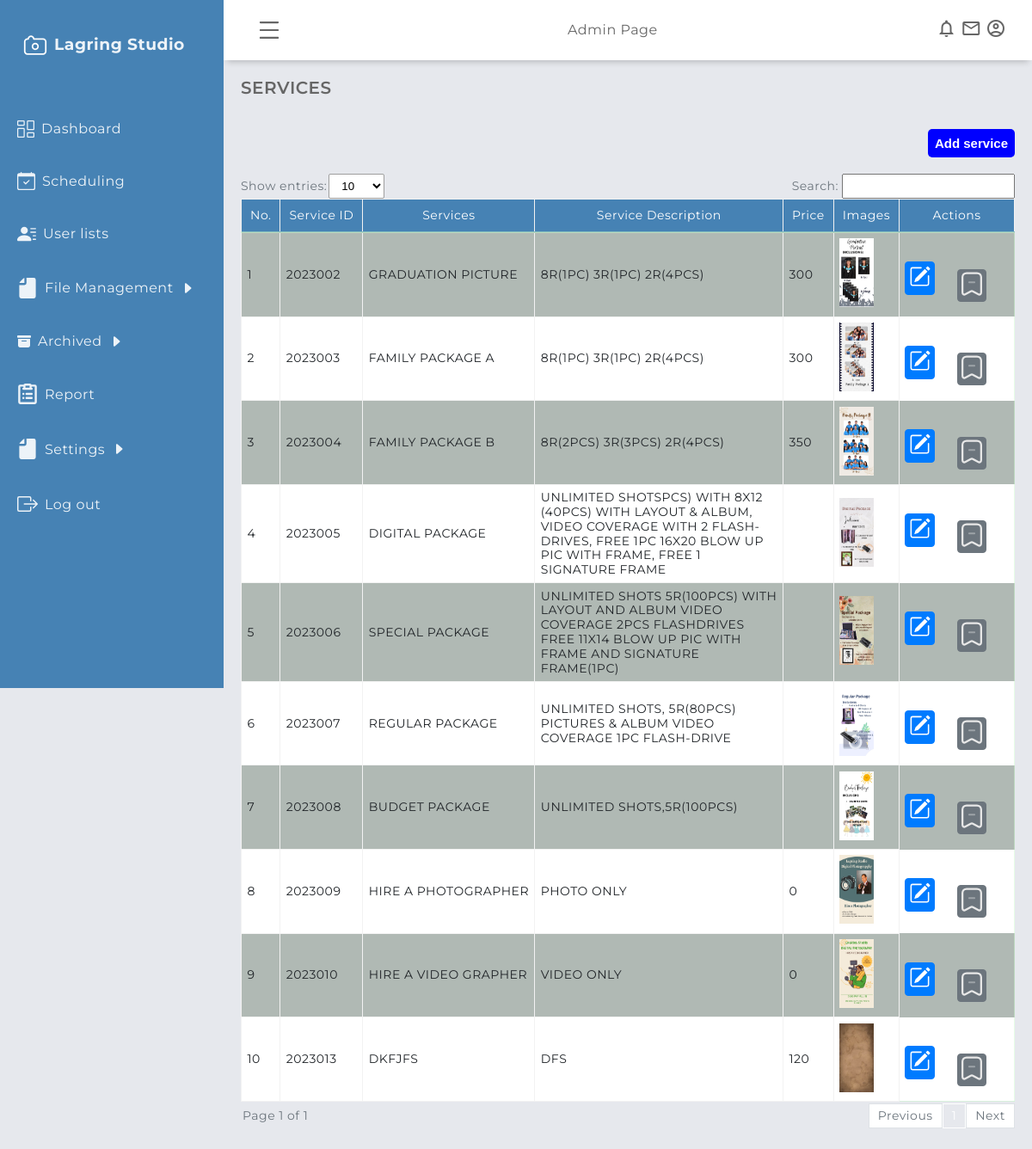
Before: /admin/services.php (signed in) with the older database file.
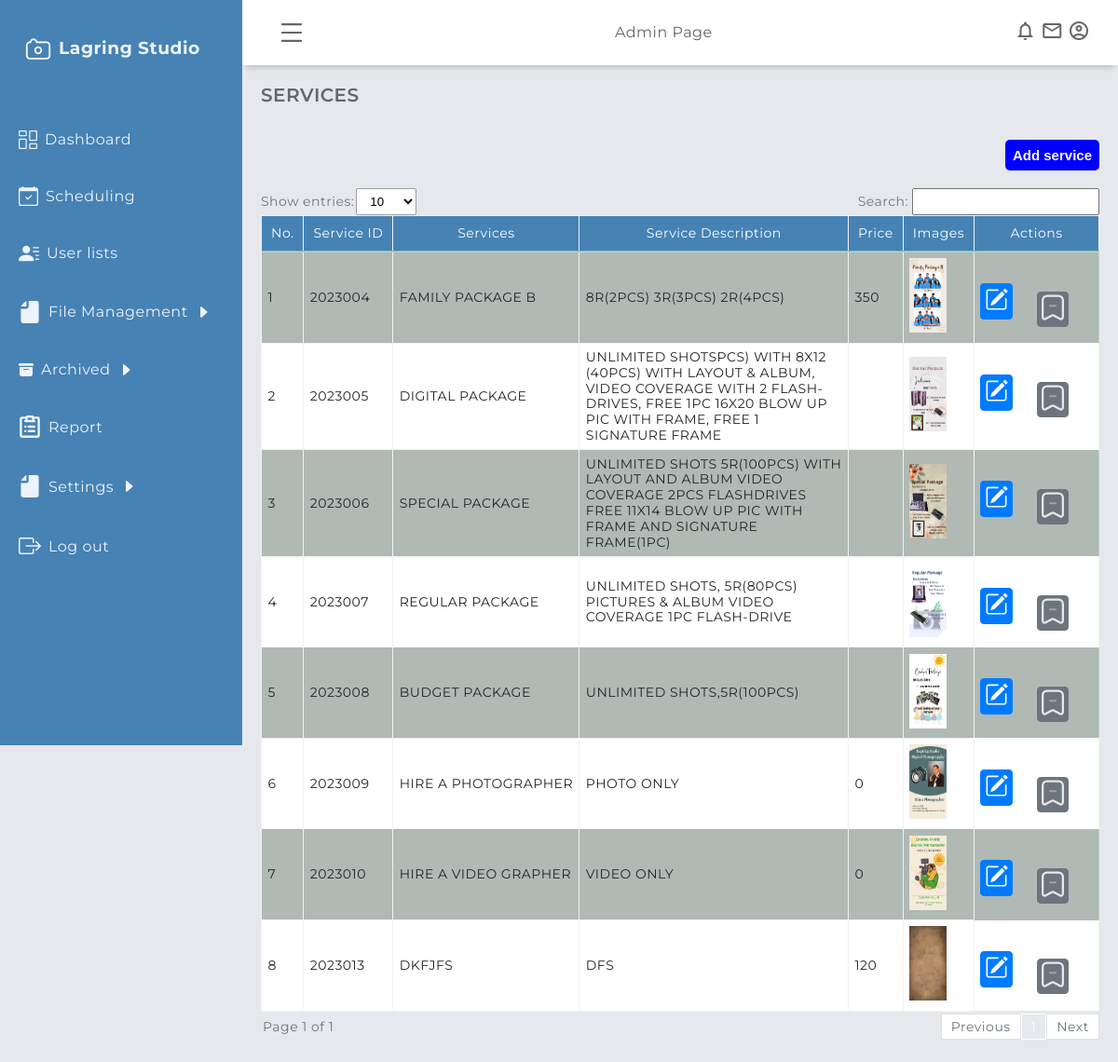
After: the same page with the newer database file.
### tables this page shows
CREATE TABLE IF NOT EXISTS `services` (
  `service_id` int NOT NULL AUTO_INCREMENT,
  `service_name` varchar(250) NOT NULL,
  `service_image` varchar(255) NOT NULL,
  `service_description` varchar(500) NOT NULL,
  `service_type` varchar(200) NOT NULL,
  `service_price` int DEFAULT NULL,
  `service_date_added` datetime NOT NULL DEFAULT CURRENT_TIMESTAMP,
  `archived_flag` int NOT NULL DEFAULT '1',
  PRIMARY KEY (`service_id`)
);

### admin/services.php (the view, shortened to what the changed rows need)
<?php
   include('session.php');
?>
<!DOCTYPE html>
<html lang="en">
    <head>
        <link rel="stylesheet" href="../assets/global/css/design.css" />
        <link rel="stylesheet" href="../assets/global/css/table.css" />
        <link rel="stylesheet" href="../assets/global/css/global.css" />
        <link rel="stylesheet" href="../assets/admin/css/dashboardcontainer.css" />
        <link rel="stylesheet" href="../assets/admin/css/services.css" />
    </head>
    <body>
        <main class="main-container">
                <br>
        <div class= "showAndSearch  text-secondary align-items-center mb-1">
                        <div id="table1" class="table-group-container active">
                            <table id="table1" class="table table-striped table-bordered w-100">
                                <thead>
                                    <tr>
                                        <th>No.</th>
                                        <th>Service ID</th>
                                        <th>Services</th>
                                        <th>Service Description</th>
                                        <th>Price</th>
                                        <th>Images</th>
                                        <th>Actions</th>
                                    </tr>
                                </thead>
                                <tbody>
                        <?php
                                    $i = 1;
                                    $sql = mysqli_query($connection, "SELECT * FROM services WHERE archived_flag = 1") or die(mysqli_error($connection));
                                    if (mysqli_num_rows($sql) > 0) {
                                    while ($row = mysqli_fetch_array($sql)) {
                                        $service_id = $row['service_id'];
                                        $service_name = $row['service_name'];
                                        $service_description = $row['service_description'];
                                        $image = $row ['service_image'];
                                        $service_price = $row['service_price'];
                                    ?>
                                    <tr>
                                        <td><p><?php echo $i++ ?></p></td>
                                        <td><p><?php echo strtoupper($service_id);?></p></td>
                                        <td><p><?php echo strtoupper($service_name);?></p></td>
                                        <td class= "service_description_td"><p><?php echo strtoupper($service_description);?></p></td>
                                        <td><p><?php echo $service_price; ?></p></td>
                                        <td><p><?php echo "<img class='img-fluid' src='/Lagring-Studio-Scheduling-System/assets/global/services_img/" . $image . "'style='width:40px; height:80px'' alt='Service Image'>";?></p></td>
                                        <td class="justify-space-evenly" style=" text-align: center; margin-top: 10px; border: none;">
                                            <a
                                                href="#"
                                                title="Edit"
                                                class="modal-trigger justify-content-center p-0 m-0"
                                                data-modal-id="<?php echo 'edit_service'.$service_id; ?>">
                                                <button class="p-1 m-0 btn btn-primary">
                                                </button>
                                            </a>
                                            <a
                                                href="#"
                                                rel="tooltip"
                                                title="archive"
                                                class="modal-trigger"
                                                data-modal-id="<?php echo 'archive_service' . $service_id;?>">
                                                    <button class="m-0 btn btn-secondary" style="padding:1px;">
                                                    </button>
                                            </a>
                                        </td>
                                    </tr>
                                    <?php
                                    }}
                                    else {echo '<tr><td colspan="6" style="text-align: center;">No records found.</td></tr>';}
                                ?>
                                </tbody>
                            </table>
                        </div>
                    </div>
            </main>
    </body>
</html>

Changed rows visible on the page:
no longer on this page (row edited): services: service_id "2023002", service_name "GRADUATION PICTURE", service_description "8R(1PC) 3R(1PC) 2R(4PCS)", service_price "300", service_image (picture)
no longer on this page (row edited): services: service_id "2023003", service_name "FAMILY PACKAGE A", service_description "8R(1PC) 3R(1PC) 2R(4PCS)", service_price "300", service_image (picture)
